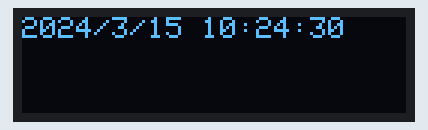
Recording of a sketch running on a simulated Arduino Uno, built with avr-gcc and run on an emulated ATmega328P. Parts: 128×32 one-colour display. The local clock reads 2024-03-15 10:24:30 at power-on unless the sketch sets it.

Above: at 0.1 s.
At 4.2 s:
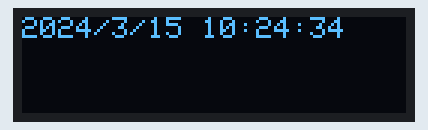
At 9.4 s:
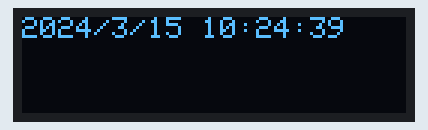
At 19.2 s:
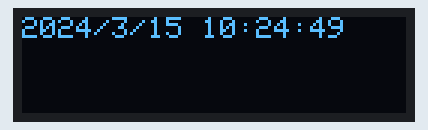
At 28.5 s:
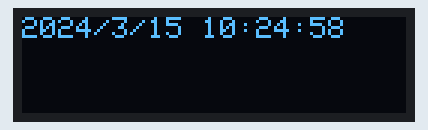
At 38.4 s:
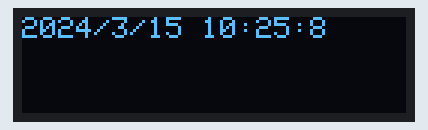

The sketch:

ShowOledClock.ino
```cpp
// Use ADAFruit SSD1306
#include <SPI.h>
#include <Wire.h>
#include <Adafruit_GFX.h>
#include <Adafruit_SSD1306.h>
#include <DS3231.h>

RTClib RTC;
DS3231 Clock;

#define SCREEN_WIDTH 128 // OLED display width, in pixels
#define SCREEN_HEIGHT 32 // OLED display height, in pixels

// Declaration for an SSD1306 display connected to I2C (SDA, SCL pins)
#define OLED_RESET     -1 // Reset pin # (or -1 if sharing Arduino reset pin)
Adafruit_SSD1306 display(SCREEN_WIDTH, SCREEN_HEIGHT, &Wire, OLED_RESET);


// 0,96" OLED / 0,91 OLED
// vcc -> 5v
// gnd -> gnd
// SCL -> A5
// SDA -> A4

// Link oled and RTC on SDA and SCK/SCL (using wire both can be on the same bus)

void setup()
{
  Wire.begin();
  Serial.begin(9600);

  // Start the screen
  if(!display.begin(SSD1306_SWITCHCAPVCC, 0x3C)) { // Address 0x3C for 128x32
    Serial.println("SSD1306 allocation failed");
    for(;;); // Don't proceed, loop forever
  }
}


void loop()
{
  display.clearDisplay();
  display.setTextSize(1);
  display.setTextColor(WHITE);

  DateTime now = RTC.now();
  display.setCursor(0, 0);
  display.print(now.year(), DEC);
  display.print('/');
  display.print(now.month(), DEC);
  display.print('/');
  display.print(now.day(), DEC);
  display.print(' ');
  display.print(now.hour(), DEC);
  display.print(':');
  display.print(now.minute(), DEC);
  display.print(':');
  display.print(now.second(), DEC);

  display.display(); //Flush!
  delay(500);
}
```

Measured:
- what the display in image 1 shows lasts 1.0 s, from 4.2 s to 5.2 s
